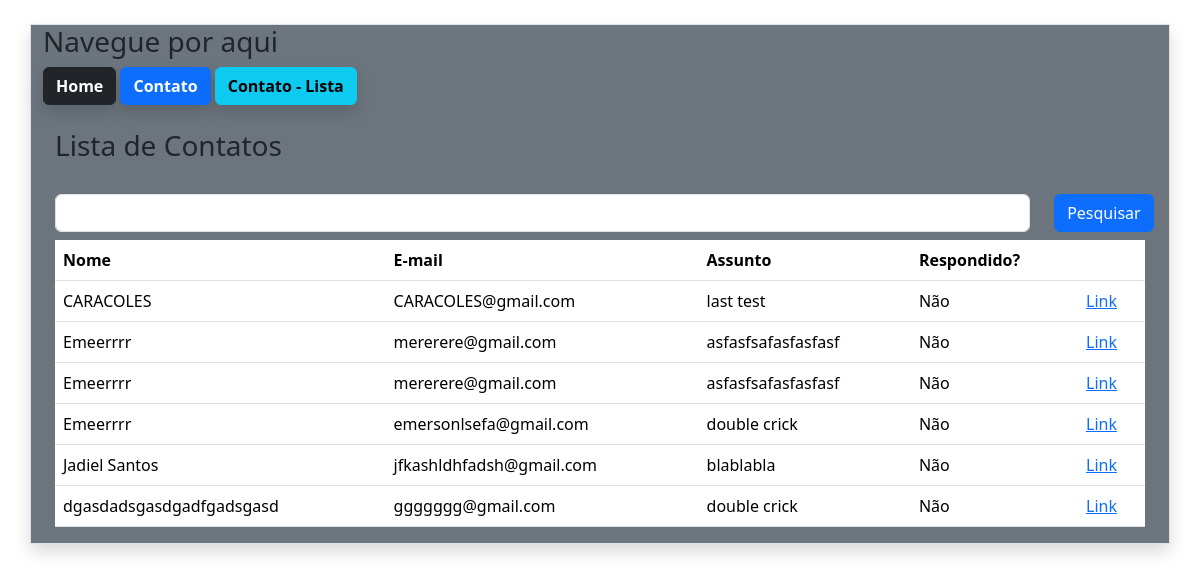
Page /contato/lista/ on the committed database.
### estudo/models.py (models this page shows)
class Contato(db.Model):
    id = db.Column(db.Integer, primary_key=True)
    data_envio = db.Column(db.DateTime, default=datetime.utcnow())
    nome = db.Column(db.String, nullable=True)
    email = db.Column(db.String, nullable=True)
    assunto = db.Column(db.String, nullable=True)
    mensagem = db.Column(db.String, nullable=True)
    respondido = db.Column(db.Integer, default=0)

### estudo/views.py (the view)
@app.route('/contato/lista/')
def contatoLista():
     context = {}
     if request.method == 'GET':
         pesquisa = request.args.get('pesquisa','')
     dados = Contato.query.order_by('nome')
     if pesquisa != '':
         dados = dados.filter_by(nome=pesquisa)
     context = {'dados': dados.all()}
     return render_template('Contato_lista.html', context = context)

### estudo/templates/Contato_lista.html (shortened to what this page needs)
{% extends 'base.html' %}
{% block content%}
{% include "nav.html" %}
<body>
    <div class="container mt-4">
        <div class="row mt-4">
            <h3>Lista de Contatos</h3>
            <form method="get" class="row">
                <div class="class col-11 mt-4">
                    <input type="text" name="pesquisa" class="form-control">
                </div>
                <div class="col-1 mt-4">
                    <button type="submit" class="btn btn-primary"> Pesquisar</button>
                </div>
            </form>
            <div class="col-12 mt-2">
                <table class="table">
                    <thead>
                        <tr>
                            <th><b>Nome</b></th>
                            <th><b>E-mail</b></th>
                            <th><b>Assunto</b></th>
                            <th><b>Respondido?</b></th>
                            <th></th>
                        </tr>
                    </thead>
                    <tbody>
                        {% for linha in context['dados'] %}
                        <tr>
                            <td>{{linha.nome}}</td>
                            <td>{{linha.email}}</td>
                            <td>{{linha.assunto}}</td>
                            <td>
                                {% if linha.respondido ==1%}
                                    Sim
                                {% else %}
                                    Não
                                {% endif %}
                            <td><a href="{{ url_for('contatoDetail', id=linha.id)}}">Link</a></td>
                            </td>
                        </tr>
                        {% endfor %}
                    </tbody>
                </table>
            </div>
        </div>
{% endblock %}

### estudo/templates/base.html (shortened to what this page needs)
<!DOCTYPE html>
<html lang="pt-br">
<head>
    <link href="https://cdn.jsdelivr.net/npm/bootstrap@5.3.8/dist/css/bootstrap.min.css" rel="stylesheet">
</head>
</body>
    <section class="container mt-4 roudend border shadow bg-secondary">
    {% block content%} {% endblock%}
    </section>
</body>
</html>

### estudo/templates/nav.html
<h3> Navegue por aqui </h3>
<a href='/' class="btn btn-dark shadow"> <b>Home</b> </a>
<a href="{{url_for('contato')}}" class="btn btn-primary shadow"> <b>Contato</b> </a>
<a href="{{url_for('contatoLista')}}"class="btn btn-info shadow"> <b>Contato - Lista</b> </a>

### rows in the picture
Contato: nome "CARACOLES", email "CARACOLES@gmail.com", assunto "last test", respondido "Não"
Contato: nome "Emeerrrr", email "mererere@gmail.com", assunto "asfasfsafasfasfasf", respondido "Não"
Contato: nome "Emeerrrr", email "mererere@gmail.com", assunto "asfasfsafasfasfasf", respondido "Não"
Contato: nome "Emeerrrr", email "emersonlsefa@gmail.com", assunto "double crick", respondido "Não"
Contato: nome "Jadiel Santos", email "jfkashldhfadsh@gmail.com", assunto "blablabla", respondido "Não"
Contato: nome "dgasdadsgasdgadfgadsgasd", email "ggggggg@gmail.com", assunto "double crick", respondido "Não"
